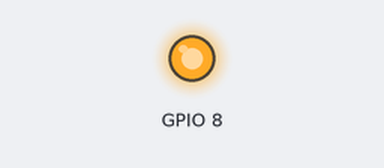
A program run on a simulated Raspberry Pi (BCM pin numbers). Parts: output pins drawn as LEDs (lit = HIGH). At 2.5 s the program stops and its outputs stay as they are.

Above: at 0.1 s.
At 2.1 s:
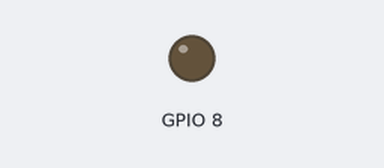
Timing chart, 0 to 3.6 s (numbered marks = the images above):
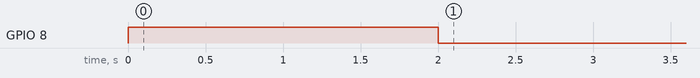

The program:

gpiotest.py
```python
from time import sleep
import RPi.GPIO as GPIO           # import RPi.GPIO module
GPIO.setmode(GPIO.BCM)            # choose BCM or BOARD
GPIO.setup(8, GPIO.OUT) # set a port/pin as an output

GPIO.output(8,1)
sleep(2)
GPIO.output(8,0)
sleep(0.5)
```

Measured:
- by itself, GPIO 8: LOW → HIGH at 0.00 s, → LOW 2.0 s later
